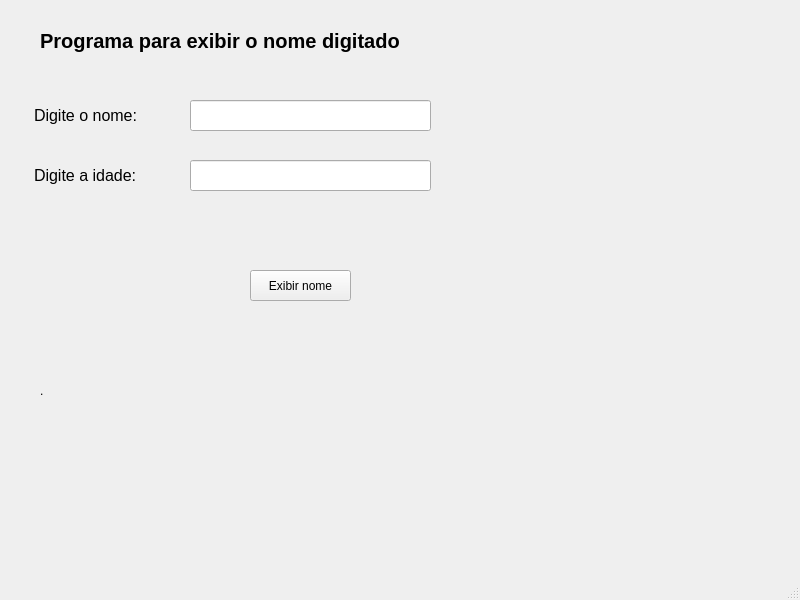
<?xml version="1.0" encoding="UTF-8"?>
<ui version="4.0">
 <class>MainWindow</class>
 <widget class="QMainWindow" name="MainWindow">
  <property name="geometry">
   <rect>
    <x>0</x>
    <y>0</y>
    <width>800</width>
    <height>600</height>
   </rect>
  </property>
  <property name="windowTitle">
   <string>MainWindow</string>
  </property>
  <widget class="QWidget" name="centralwidget">
   <widget class="QLabel" name="label_titulo">
    <property name="geometry">
     <rect>
      <x>40</x>
      <y>20</y>
      <width>491</width>
      <height>41</height>
     </rect>
    </property>
    <property name="font">
     <font>
      <pointsize>15</pointsize>
      <weight>75</weight>
      <bold>true</bold>
     </font>
    </property>
    <property name="text">
     <string>Programa para exibir o nome digitado</string>
    </property>
   </widget>
   <widget class="QLabel" name="label_nome">
    <property name="geometry">
     <rect>
      <x>34</x>
      <y>100</y>
      <width>151</width>
      <height>31</height>
     </rect>
    </property>
    <property name="font">
     <font>
      <pointsize>12</pointsize>
     </font>
    </property>
    <property name="text">
     <string>Digite o nome:</string>
    </property>
   </widget>
   <widget class="QLineEdit" name="lineEdit_nome">
    <property name="geometry">
     <rect>
      <x>190</x>
      <y>100</y>
      <width>241</width>
      <height>31</height>
     </rect>
    </property>
   </widget>
   <widget class="QPushButton" name="pushButton_exibir">
    <property name="geometry">
     <rect>
      <x>250</x>
      <y>270</y>
      <width>101</width>
      <height>31</height>
     </rect>
    </property>
    <property name="text">
     <string>Exibir nome</string>
    </property>
   </widget>
   <widget class="QLabel" name="label_resposta">
    <property name="geometry">
     <rect>
      <x>40</x>
      <y>350</y>
      <width>211</width>
      <height>81</height>
     </rect>
    </property>
    <property name="text">
     <string>.</string>
    </property>
    <property name="wordWrap">
     <bool>true</bool>
    </property>
   </widget>
   <widget class="QLabel" name="label_idade">
    <property name="geometry">
     <rect>
      <x>34</x>
      <y>160</y>
      <width>151</width>
      <height>31</height>
     </rect>
    </property>
    <property name="font">
     <font>
      <pointsize>12</pointsize>
     </font>
    </property>
    <property name="text">
     <string>Digite a idade:</string>
    </property>
   </widget>
   <widget class="QLineEdit" name="lineEdit_idade">
    <property name="geometry">
     <rect>
      <x>190</x>
      <y>160</y>
      <width>241</width>
      <height>31</height>
     </rect>
    </property>
   </widget>
  </widget>
  <widget class="QMenuBar" name="menubar">
   <property name="geometry">
    <rect>
     <x>0</x>
     <y>0</y>
     <width>800</width>
     <height>26</height>
    </rect>
   </property>
  </widget>
  <widget class="QStatusBar" name="statusbar"/>
 </widget>
 <resources/>
 <connections/>
</ui>
